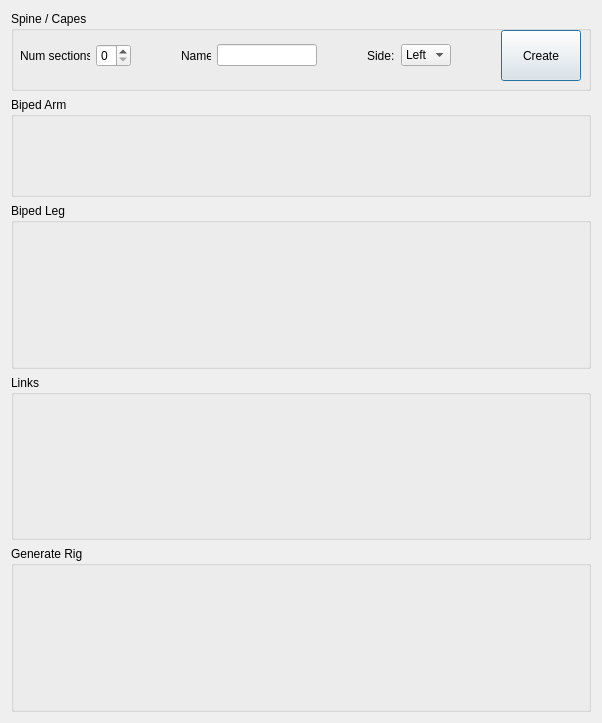
<?xml version="1.0" encoding="UTF-8"?>
<ui version="4.0">
 <class>Dialog</class>
 <widget class="QDialog" name="Dialog">
  <property name="geometry">
   <rect>
    <x>0</x>
    <y>0</y>
    <width>602</width>
    <height>723</height>
   </rect>
  </property>
  <property name="windowTitle">
   <string>Dialog</string>
  </property>
  <layout class="QGridLayout" name="gridLayout">
   <item row="0" column="0">
    <layout class="QVBoxLayout" name="verticalLayout">
     <item>
      <widget class="QGroupBox" name="groupBox">
       <property name="maximumSize">
        <size>
         <width>16777215</width>
         <height>80</height>
        </size>
       </property>
       <property name="title">
        <string>Spine / Capes</string>
       </property>
       <widget class="QWidget" name="horizontalLayoutWidget">
        <property name="geometry">
         <rect>
          <x>9</x>
          <y>19</y>
          <width>561</width>
          <height>51</height>
         </rect>
        </property>
        <layout class="QHBoxLayout" name="horizontalLayout">
         <item>
          <widget class="QLabel" name="label">
           <property name="maximumSize">
            <size>
             <width>70</width>
             <height>16777215</height>
            </size>
           </property>
           <property name="text">
            <string>Num sections:</string>
           </property>
          </widget>
         </item>
         <item>
          <widget class="QSpinBox" name="spinBox">
           <property name="maximumSize">
            <size>
             <width>35</width>
             <height>16777215</height>
            </size>
           </property>
          </widget>
         </item>
         <item>
          <spacer name="horizontalSpacer">
           <property name="orientation">
            <enum>Qt::Horizontal</enum>
           </property>
           <property name="sizeHint" stdset="0">
            <size>
             <width>40</width>
             <height>20</height>
            </size>
           </property>
          </spacer>
         </item>
         <item>
          <widget class="QLabel" name="label_2">
           <property name="maximumSize">
            <size>
             <width>30</width>
             <height>16777215</height>
            </size>
           </property>
           <property name="text">
            <string>Name:</string>
           </property>
          </widget>
         </item>
         <item>
          <widget class="QLineEdit" name="lineEdit">
           <property name="maximumSize">
            <size>
             <width>100</width>
             <height>16777215</height>
            </size>
           </property>
          </widget>
         </item>
         <item>
          <spacer name="horizontalSpacer_2">
           <property name="orientation">
            <enum>Qt::Horizontal</enum>
           </property>
           <property name="sizeHint" stdset="0">
            <size>
             <width>40</width>
             <height>20</height>
            </size>
           </property>
          </spacer>
         </item>
         <item>
          <widget class="QLabel" name="label_3">
           <property name="maximumSize">
            <size>
             <width>30</width>
             <height>16777215</height>
            </size>
           </property>
           <property name="text">
            <string>Side:</string>
           </property>
          </widget>
         </item>
         <item>
          <widget class="QComboBox" name="comboBox">
           <property name="maximumSize">
            <size>
             <width>50</width>
             <height>16777215</height>
            </size>
           </property>
           <item>
            <property name="text">
             <string>Left</string>
            </property>
           </item>
           <item>
            <property name="text">
             <string>Middle</string>
            </property>
           </item>
           <item>
            <property name="text">
             <string>Right</string>
            </property>
           </item>
          </widget>
         </item>
         <item>
          <spacer name="horizontalSpacer_3">
           <property name="orientation">
            <enum>Qt::Horizontal</enum>
           </property>
           <property name="sizeHint" stdset="0">
            <size>
             <width>20</width>
             <height>20</height>
            </size>
           </property>
          </spacer>
         </item>
         <item>
          <widget class="QPushButton" name="pushButton">
           <property name="maximumSize">
            <size>
             <width>100</width>
             <height>60</height>
            </size>
           </property>
           <property name="text">
            <string>Create</string>
           </property>
          </widget>
         </item>
        </layout>
       </widget>
      </widget>
     </item>
     <item>
      <widget class="QGroupBox" name="groupBox_2">
       <property name="maximumSize">
        <size>
         <width>16777215</width>
         <height>100</height>
        </size>
       </property>
       <property name="title">
        <string>Biped Arm</string>
       </property>
      </widget>
     </item>
     <item>
      <widget class="QGroupBox" name="groupBox_3">
       <property name="maximumSize">
        <size>
         <width>16777215</width>
         <height>200</height>
        </size>
       </property>
       <property name="title">
        <string>Biped Leg</string>
       </property>
      </widget>
     </item>
     <item>
      <widget class="QGroupBox" name="groupBox_4">
       <property name="title">
        <string>Links</string>
       </property>
      </widget>
     </item>
     <item>
      <widget class="QGroupBox" name="groupBox_5">
       <property name="title">
        <string>Generate Rig</string>
       </property>
      </widget>
     </item>
    </layout>
   </item>
  </layout>
 </widget>
 <resources/>
 <connections/>
</ui>
